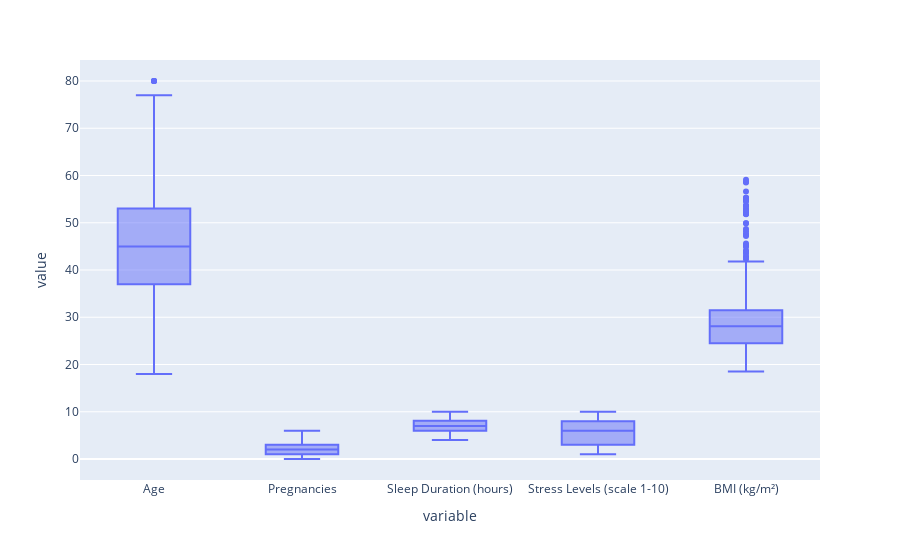

Source (notebook cell):
### Code cell
#Box Plot to visualise Outliers
px.box(processed_df[['Age', 'Pregnancies', 'Sleep Duration (hours)', 'Stress Levels (scale 1-10)',	'BMI (kg/m²)']])

### Figure 1 — Plotly figure (JSON) as saved in the notebook; plotly's stock layout.template omitted (floating-point values rounded to 4 significant figures; data arrays with more than 128 entries replaced by an {"elided": "..."} marker saying what was removed)
{"data": [{"alignmentgroup": "True", "hovertemplate": "variable=%{x}<br>value=%{y}<extra></extra>", "legendgroup": "", "marker": {"color": "#636efa"}, "name": "", "notched": false, "offsetgroup": "", "orientation": "v", "showlegend": false, "type": "box", "x": {"elided": "10000 str values"}, "x0": " ", "xaxis": "x", "y": {"elided": "10000 float values"}, "y0": " ", "yaxis": "y"}], "layout": {"boxmode": "group", "legend": {"tracegroupgap": 0}, "margin": {"t": 60}, "xaxis": {"anchor": "y", "domain": [0, 1], "title": {"text": "variable"}}, "yaxis": {"anchor": "x", "domain": [0, 1], "title": {"text": "value"}}}}
